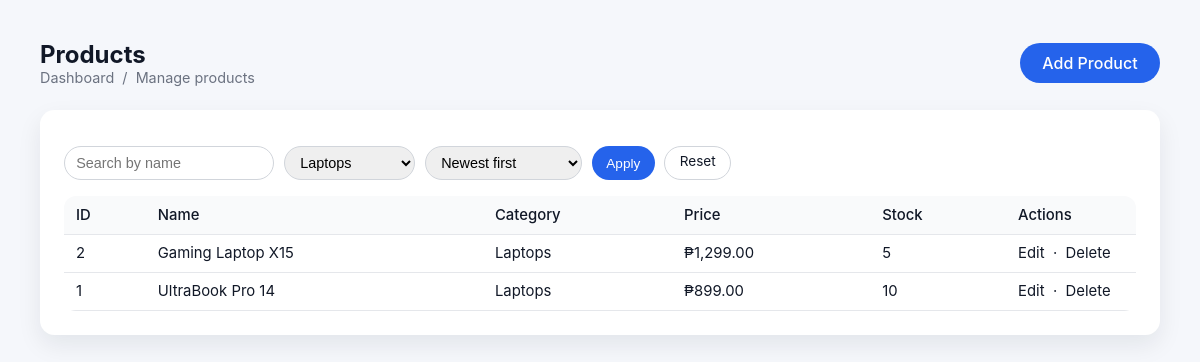
The page /admin/products.php?category_id=1 (signed in) on the database its author committed.
### tables this page shows
CREATE TABLE IF NOT EXISTS products (
  id INT AUTO_INCREMENT PRIMARY KEY,
  category_id INT NOT NULL,
  category_slug VARCHAR(100) NOT NULL,
  name VARCHAR(200) NOT NULL,
  slug VARCHAR(200) NOT NULL,
  description TEXT,
  cpu VARCHAR(100),
  ram VARCHAR(100),
  storage VARCHAR(100),
  gpu VARCHAR(100),
  display VARCHAR(100),
  os VARCHAR(100),
  price DECIMAL(10,2) NOT NULL,
  stock INT NOT NULL DEFAULT 0,
  image VARCHAR(255) DEFAULT NULL,
  created_at TIMESTAMP DEFAULT CURRENT_TIMESTAMP,
  CONSTRAINT fk_products_category
    FOREIGN KEY (category_id) REFERENCES categories(id)
      ON DELETE RESTRICT ON UPDATE CASCADE
);

CREATE TABLE IF NOT EXISTS categories (
  id INT AUTO_INCREMENT PRIMARY KEY,
  name VARCHAR(100) NOT NULL,
  slug VARCHAR(100) NOT NULL UNIQUE
);

### admin/products.php (the view, shortened to what this page needs)
<?php
require_once __DIR__ . '/../backend/db.php';
$search = trim($_GET['search'] ?? '');
$categoryFilter = (int)($_GET['category_id'] ?? 0);
$sort = $_GET['sort'] ?? 'newest';
$sql = 'SELECT p.*, c.name AS category_name FROM products p LEFT JOIN categories c ON p.category_id = c.id';
$where = [];
$params = [];
if ($categoryFilter > 0) {
    $where[] = 'p.category_id = :category_id';
    $params[':category_id'] = $categoryFilter;
}
if ($where) {
    $sql .= ' WHERE ' . implode(' AND ', $where);
}
switch ($sort) {
    default:
        $sql .= ' ORDER BY p.id DESC';
}
$stmt = $pdo->prepare($sql);
$stmt->execute($params);
$products = $stmt->fetchAll(PDO::FETCH_ASSOC);
$catStmt = $pdo->query('SELECT id, name FROM categories ORDER BY name');
$categories = $catStmt->fetchAll(PDO::FETCH_ASSOC);
?>
<!DOCTYPE html>
<html lang="en">
<head>
    <link rel="stylesheet" href="/OTSP/assets/css/style.css" />
</head>
<body>
    <main class="container admin-page">
        <div class="admin-page-header">
            <div>
                <h1>Products</h1>
                <p class="admin-breadcrumb">
                    <a href="/OTSP/admin/dashboard.php">Dashboard</a>
                    &nbsp;/&nbsp;
                    <span>Manage products</span>
                </p>
            </div>
            <div>
                <a href="/OTSP/admin/product_form.php" class="btn-primary">Add Product</a>
            </div>
        </div>
        <section class="admin-card">
            <form class="admin-filters" method="get">
                <input type="text" name="search" placeholder="Search by name" value="<?php echo htmlspecialchars($search); ?>" />
                <select name="category_id">
                    <?php foreach ($categories as $cat): ?>
                        <option value="<?php echo (int)$cat['id']; ?>" <?php if ($categoryFilter === (int)$cat['id']) echo 'selected'; ?>>
                            <?php echo htmlspecialchars($cat['name']); ?>
                        </option>
                    <?php endforeach; ?>
                </select>
                <select name="sort">
                    <option value="newest" <?php if ($sort === 'newest') echo 'selected'; ?>>Newest first</option>
                </select>
                <button type="submit" class="btn-primary small">Apply</button>
                <a href="/OTSP/admin/products.php" class="btn-outline small">Reset</a>
            </form>
            <div class="admin-table-wrapper">
                <table class="admin-table">
                    <thead>
                    <tr>
                        <th>ID</th>
                        <th>Name</th>
                        <th>Category</th>
                        <th>Price</th>
                        <th>Stock</th>
                        <th style="width:130px;">Actions</th>
                    </tr>
                    </thead>
                    <tbody>
                    <?php if (empty($products)): ?>
                        <tr>
                            <td colspan="6" class="admin-table-empty">No products found.</td>
                        </tr>
                    <?php else: ?>
                        <?php foreach ($products as $product): ?>
                            <tr>
                                <td><?php echo (int)$product['id']; ?></td>
                                <td><?php echo htmlspecialchars($product['name']); ?></td>
                                <td><?php echo htmlspecialchars($product['category_name'] ?? ''); ?></td>
                                <td>₱<?php echo number_format($product['price'], 2); ?></td>
                                <td><?php echo (int)$product['stock']; ?></td>
                                <td>
                                    <a href="/OTSP/admin/product_form.php?id=<?php echo (int)$product['id']; ?>">Edit</a>
                                    &nbsp;&middot;&nbsp;
                                    <a href="/OTSP/admin/product_delete.php?id=<?php echo (int)$product['id']; ?>" onclick="return confirm('Delete this product?');">Delete</a>
                                </td>
                            </tr>
                        <?php endforeach; ?>
                    <?php endif; ?>
                    </tbody>
                </table>
            </div>
        </section>
    </main>
</body>
</html>

### assets/css/style.css (style rules this page uses)
* { box-sizing: border-box; margin: 0; padding: 0; }
body { font-family: 'Inter', system-ui, -apple-system, BlinkMacSystemFont, 'Segoe UI', sans-serif; background: #f5f7fb; color: #111827; }
a { color: inherit; text-decoration: none; }
.container { width: 100%; max-width: 1120px; margin: 0 auto; padding: 0 1rem; }
.admin-page { padding: 40px 0; }
.admin-page-header { display: flex; align-items: center; justify-content: space-between; gap: 1rem; margin-bottom: 1.5rem; }
.admin-page-header h1 { font-size: 1.5rem; }
.admin-breadcrumb { font-size: 0.9rem; color: #6b7280; }
.admin-card { background: #ffffff; border-radius: 0.9rem; padding: 1.5rem; box-shadow: 0 10px 24px rgba(15, 23, 42, 0.08); }
.btn-primary.small, .btn-outline.small { padding: 0.4rem 0.9rem; font-size: 0.85rem; }
.btn-primary { display: inline-block; padding: 0.6rem 1.4rem; border-radius: 999px; background: #2563eb; color: #ffffff; font-weight: 500; border: none; cursor: pointer; }
.btn-outline { display: inline-block; padding: 0.6rem 1.2rem; border-radius: 999px; border: 1px solid #d1d5db; background: #ffffff; color: #111827; cursor: pointer; }
.admin-table-wrapper { margin-top: 1rem; }
.admin-table { width: 100%; border-collapse: collapse; background: #ffffff; border-radius: 0.75rem; overflow: hidden; font-size: 0.93rem; }
.admin-table th, .admin-table td { padding: 0.6rem 0.75rem; border-bottom: 1px solid #e5e7eb; }
.admin-table th { background: #f9fafb; text-align: left; font-weight: 500; }
.admin-filters { display: flex; flex-wrap: wrap; gap: 0.6rem; margin-top: 0.75rem; }
.admin-filters input, .admin-filters select { padding: 0.45rem 0.7rem; border-radius: 999px; border: 1px solid #d1d5db; font-size: 0.9rem; }

### rows shown on the page
products: id "2", name "Gaming Laptop X15", category.name "Laptops", price "1,299.00", stock "5"
products: id "1", name "UltraBook Pro 14", category.name "Laptops", price "899.00", stock "10"

### other values the page prints
form field category_id "Laptops"
